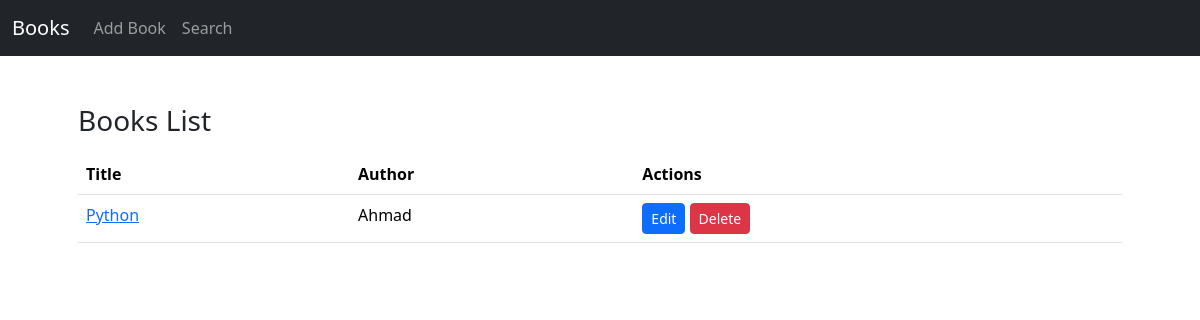
Before: / with the older database file.
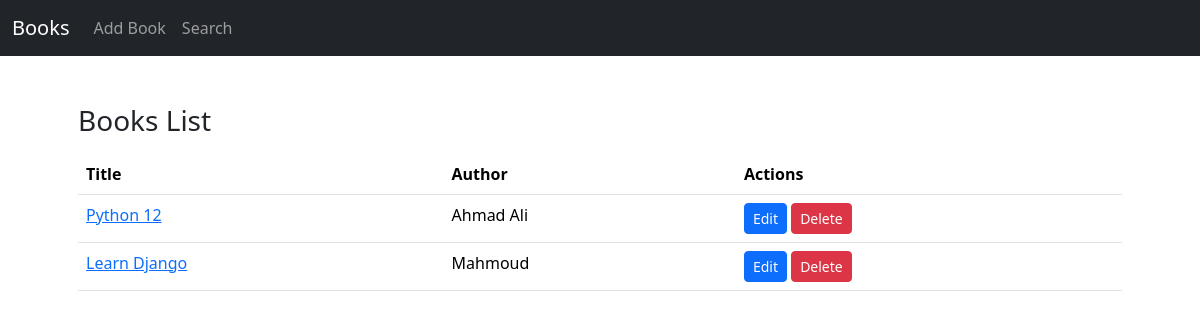
After: the same page with the newer database file.
### models.py (models this page shows)
class Book(db.Model):
    id = db.Column(db.Integer, primary_key=True)
    title = db.Column(db.String(100),nullable=False)
    author_id = db.Column(db.Integer,db.ForeignKey('author.id'),nullable=False)
    reviews = db.relationship('Review',backref='book',lazy=True)

class Author(db.Model):
    id = db.Column(db.Integer, primary_key=True)
    name = db.Column(db.String(100),nullable=False)
    books = db.relationship('Book',backref='author',lazy=True)

### app.py (the view)
@app.route('/')
def index():
    books = Book.query.all()
    return render_template("index.html",books=books)

### templates/index.html
{% extends "base.html" %}
{% block body %}
    <h3>Books List</h3>
    <table class="table mt-3">
        <thead>
            <tr>
                <th>Title</th>
                <th>Author</th>
                <th>Actions</th>
            </tr>
        </thead>
        <tbody>
            {% for book in books %}
            <tr>
                <td><a href="">{{book.title}}</a></td>
                <td>{{book.author.name}}</td>
                <td>
                    <a href="{{url_for('edit_book', id=book.id) }}" class="btn btn-sm btn-primary">Edit</a>
                    <a href="" class="btn btn-sm btn-danger">Delete</a>
                </td>
            </tr>
            {% endfor %}
        </tbody>
    </table>
{% endblock body %}

### templates/base.html (shortened to what this page needs)
<!doctype html>
<html lang="en">
  <head>
    <link href="https://cdn.jsdelivr.net/npm/bootstrap@5.3.5/dist/css/bootstrap.min.css" rel="stylesheet">
  </head>
  <body>
    <nav class="navbar navbar-expand-lg navbar-dark bg-dark">
        <div class="container-fluid">
          <a class="navbar-brand" href="/">Books</a>
          <div class="collapse navbar-collapse" id="navbarNav">
            <ul class="navbar-nav">
              <li class="nav-item">
                <a class="nav-link" href="/add-book">Add Book</a>
              </li>
              <li class="nav-item">
                <a class="nav-link" href="#">Search</a>
              </li>
            </ul>
          </div>
        </div>
    </nav>
    <div class="container p-5">
        {% block body %}
        {% endblock body %}
    </div>
  </body>
</html>

Changed rows visible on the page:
changed Book: title "Python" → "Python 12"; author.name "Ahmad" → "Ahmad Ali"
added Book: title "Learn Django", author.name "Mahmoud"
